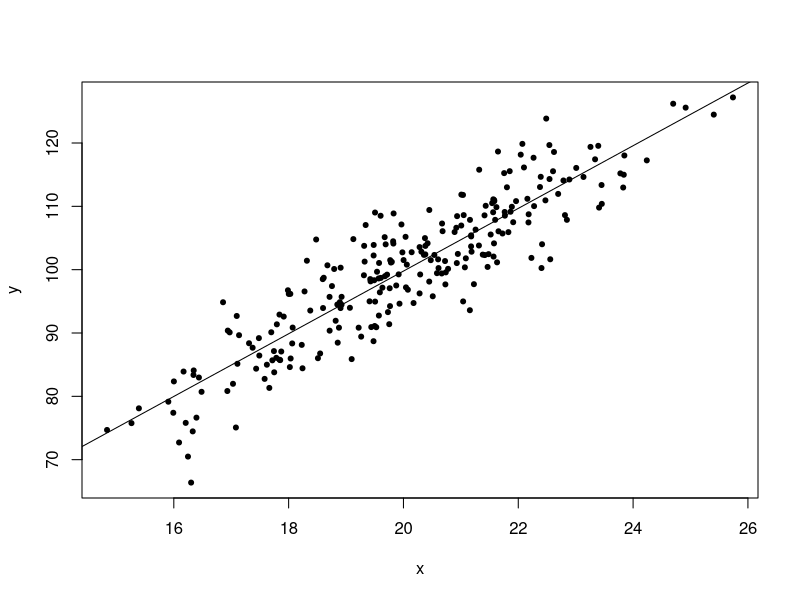
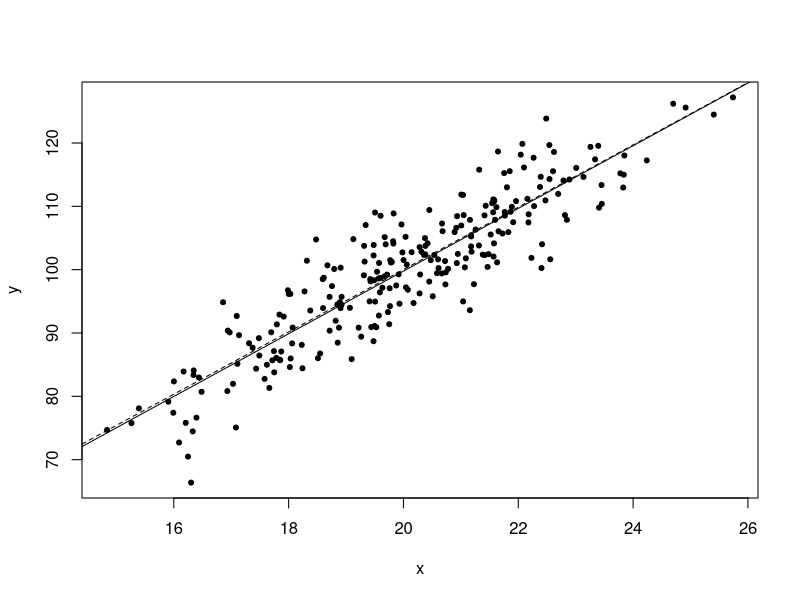

These figures' R source, in order:
###############################################
## ECON 346, NEIU
## Very simple nonparametric Regression vs. OLS
## b = Median of (yi-yj)/(xi-Xj) 
##    for all pairs where the denominator != 0
## a = median (y-bx)
## Also calculate ESS and R-Sq
## Compare Nonparametric vs. OLS
###############################################

#Generate n random x's, with y's as a function of x plus random error
set.seed(19)
n=250
x=rnorm(n,20,2)
y=5*x+rnorm(n,0,5)

#plot with OLS regression line; run OLS
plot(x,y,pch=20)
abline(lm(y~x))
reg1<-lm(y~x)
b1<-summary(reg1)
b1

#Loop to calculate all (xj-xi) and (yj-yi) pairs
results<-NULL
pairs<-NULL
for(j in 1:n){
  x1<-x[j]
  y1<-y[j]
  for(i in 1:n){
    xpair<-x1-x[i]
    ypair<-y1-y[i]
    pairs0<-cbind(xpair,ypair)
    pairs<-rbind(pairs,pairs0)
  }
}
length(pairs)
head(pairs)

#eliminate zeros for xj-xi
pairs<-pairs[pairs[,1]!=0,]
length(pairs)

#Calculate slope coefficient
betalist<-pairs[,2]/pairs[,1]
npbeta<-median(betalist)
parbeta<-b1$coefficients[2]

#calculate intercept
npalpha<-median(y-npbeta*x)
paralpha<-b1$coefficients[1]

#plot points with both lines
plot(x,y,pch=20)
abline(lm(y~x))
abline(a=npalpha,b=npbeta,lty=2)
b1

#calculate R2
yhat<-npalpha+npbeta*x
e<-y-yhat
ESS<-sum(e^2)
RSS<-sum((yhat-mean(y))^2)
TSS<-ESS+RSS
R2<-RSS/TSS

#Make comparison table:
#Include R-Sq. and ESS
results<-rbind(c(npalpha,paralpha),c(npbeta,parbeta),c(R2,b1$r.squared),c(ESS,sum(b1$residuals^2)))
rownames(results)<-c("alpha","beta","R-Sq.","ESS")
colnames(results)<-c("NP","OLS")
round(results,3)

#"mblm" package, without repeated medians
# library(mblm)
# np2<-mblm(y~x,repeated = FALSE)
# summary(np2)

